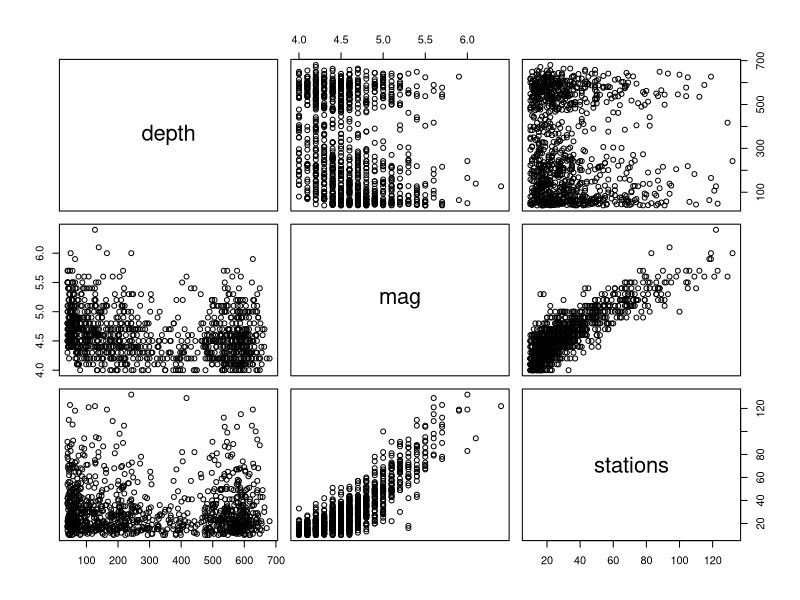
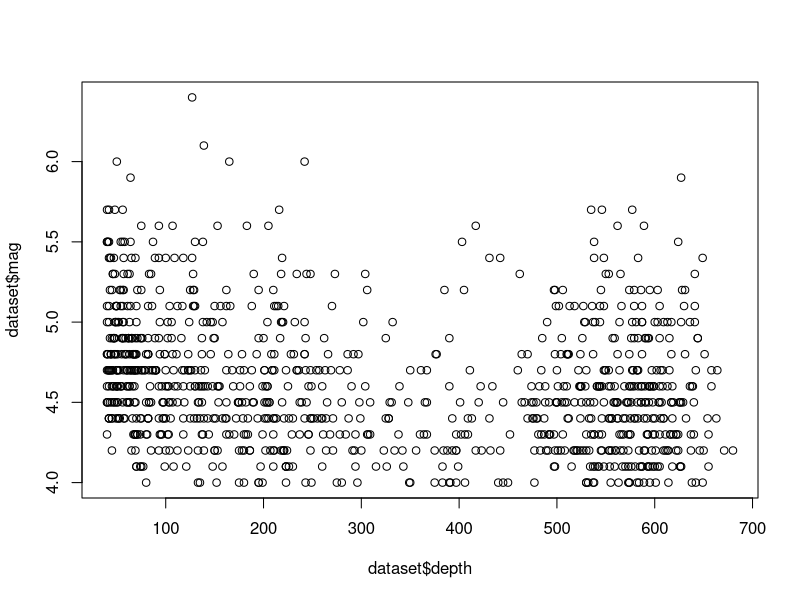
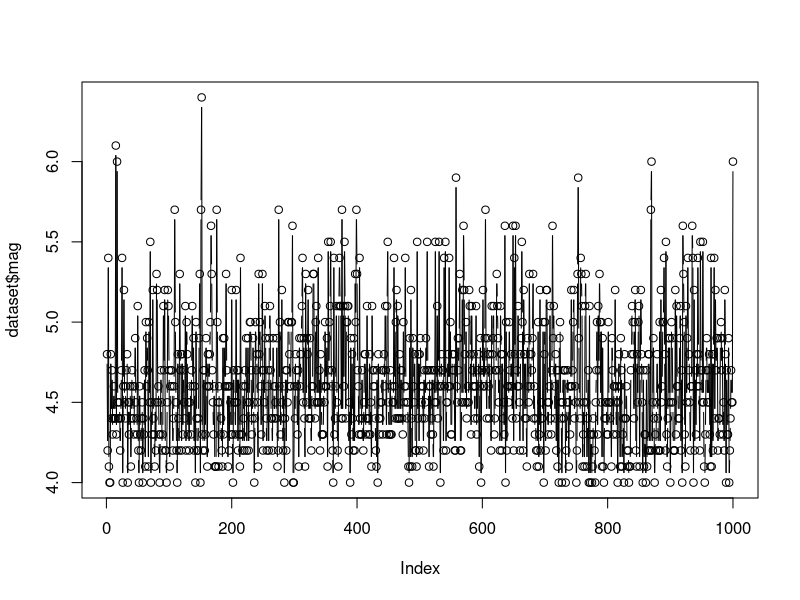
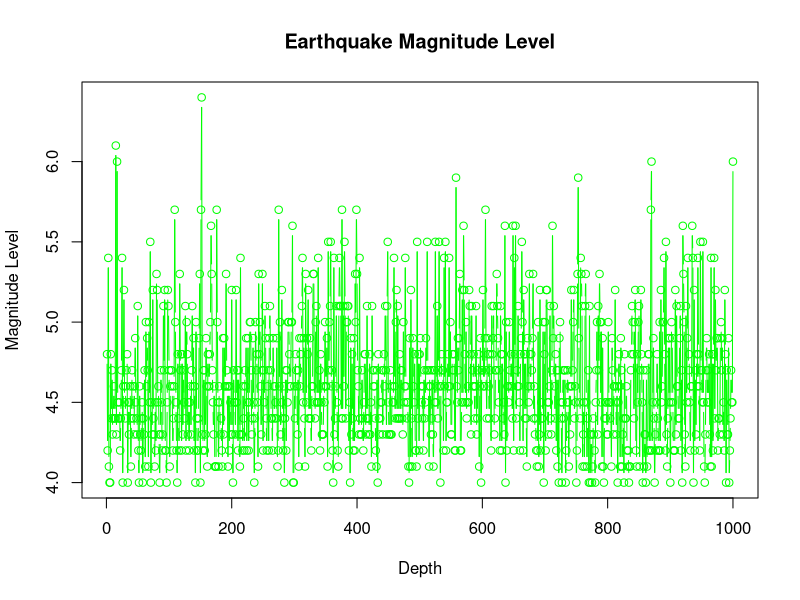
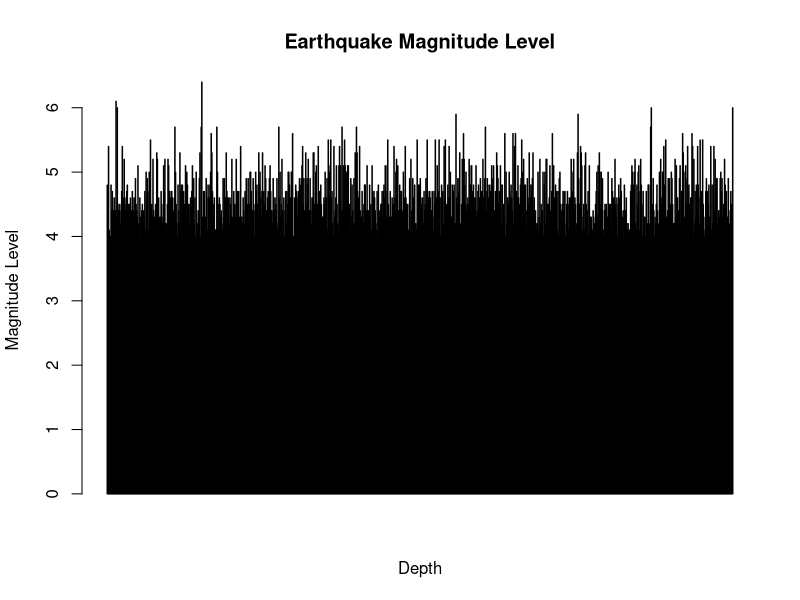
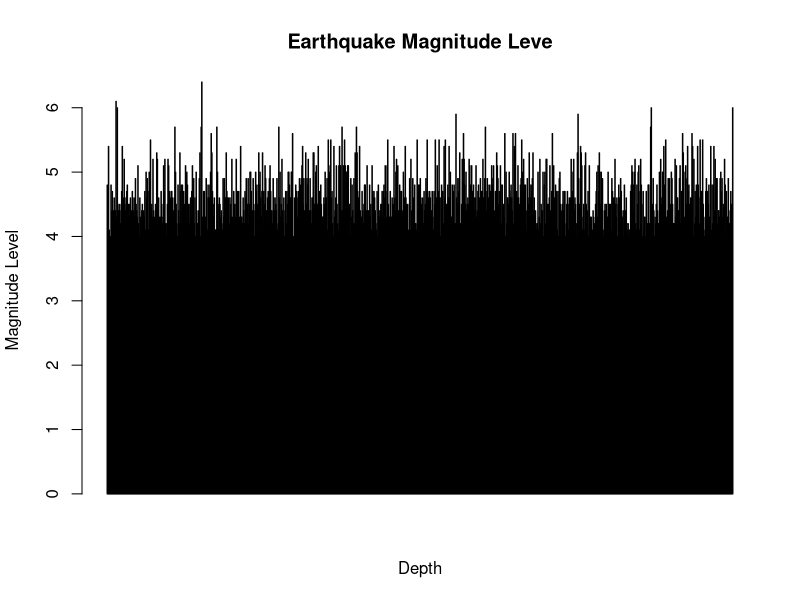
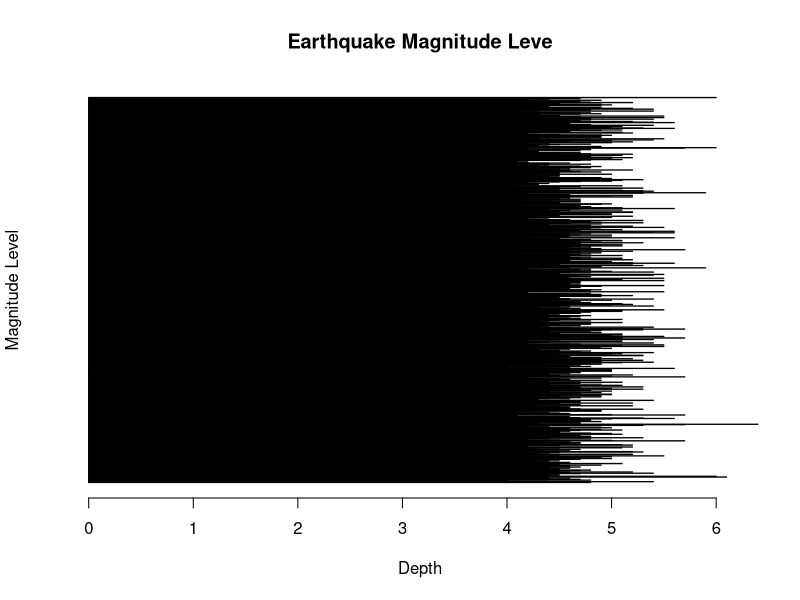
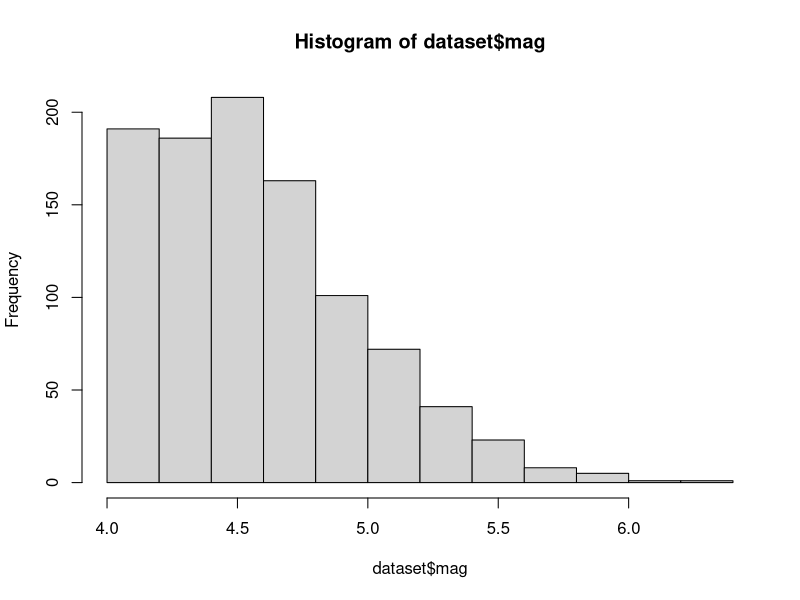

Recreate these plots in R, in order.
library(datasets)
data("quakes")

e_quakes = datasets::quakes

head(quakes)
tail(quakes)

e_quakes

summary(e_quakes$depth)
summary(e_quakes)

dataset = e_quakes[,3:5]

dataset

colnames(dataset)

#points and lines

plot(dataset)

plot(dataset$depth,dataset$mag)

plot(dataset$mag,type = 'b')

plot(dataset$mag, xlab = "Depth",ylab = "Magnitude Level", main = "Earthquake Magnitude Level",col = "green",type = 'b')

barplot(dataset$mag, xlab = "Depth",ylab = "Magnitude Level", main = "Earthquake Magnitude Level",type = 'b',horiz = F)

barplot(dataset$mag , xlab = 'Depth',
        ylab = 'Magnitude Level', main = 'Earthquake Magnitude Leve',
        col = 'blue',horiz = F)

barplot(dataset$mag , xlab = 'Depth',
        ylab = 'Magnitude Level', main = 'Earthquake Magnitude Leve',
        col = 'blue',horiz = T)

#histogram

hist(dataset$mag)
hist(dataset$mag,main = "Magnitude Level",xlab = "magnitude", col = 'green')

#boxplot

boxplot(dataset$mag)

boxplot(dataset,main = 'multiple')


par(mfrow = c(3,3),mar=c(2,5,2,1),las=1,bty = 'n')
plot(dataset$mag)
plot(dataset$depth,dataset$mag)
plot(dataset$depth,type = 'l')
plot(dataset$mag,type = 'l')
plot(dataset$stations,type = 'l')

barplot(dataset$mag , xlab = 'Depth',
        ylab = 'Magnitude Level', main = 'Earthquake Magnitude Leve',
        col = 'blue',horiz = T)

hist(dataset$mag)

boxplot(dataset$mag)

boxplot(dataset,main = 'multiple box plots')









